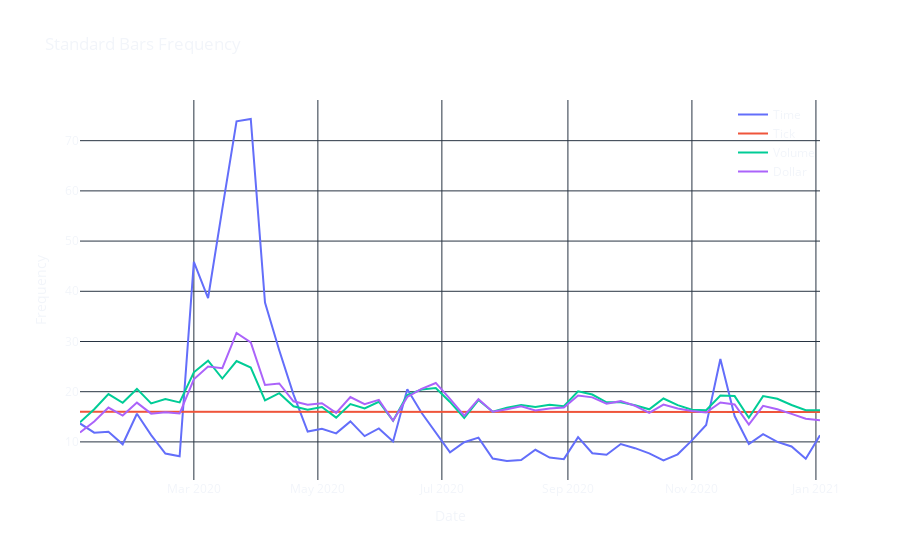

The notebook cell saved with this chart:
### Code cell
fig = go.Figure()
# Create and style traces
fig.add_trace(go.Scatter(x=countAverage.index, y=countAverage.time, name='Time'))
fig.add_trace(go.Scatter(x=countAverage.index, y=countAverage.tick, name='Tick'))
fig.add_trace(go.Scatter(x=countAverage.index, y=countAverage.volume, name='Volume'))
fig.add_trace(go.Scatter(x=countAverage.index, y=countAverage.dollar, name='Dollar'))

# Use the function to update layout
update_figure_layout(
    fig,
    title="Standard Bars Frequency",
    xaxis_title="Date",
    yaxis_title="Frequency"
)
# Save countAverage data to Excel without overwriting previous sheets
with pd.ExcelWriter(excel_file_path, engine='openpyxl', mode='a', if_sheet_exists='overlay') as writer:
    countAverage.to_excel(writer, sheet_name='Standard Bars Frequency')

# Show the plot
fig.show()
